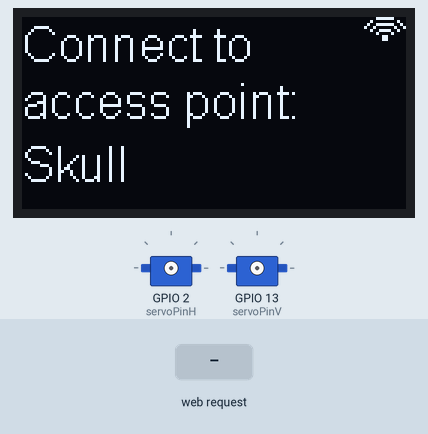
The sketch below on a simulated ESP32. Shown: 128×64 one-colour display, 2 × servo. Inputs (shaded band) come from the test bench. What the sketch prints to the serial monitor is not drawn.

Above: at 2.1 s.
At 12.7 s:
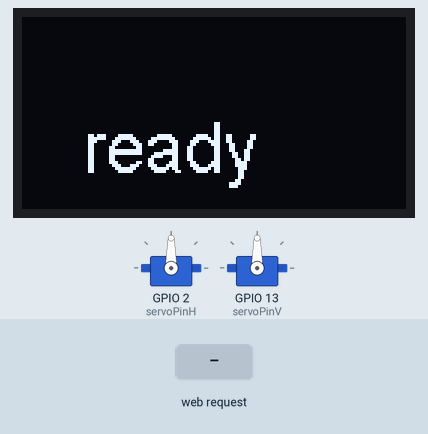
12.8 s: HTTP request GET /?value= received
At 13.7 s:
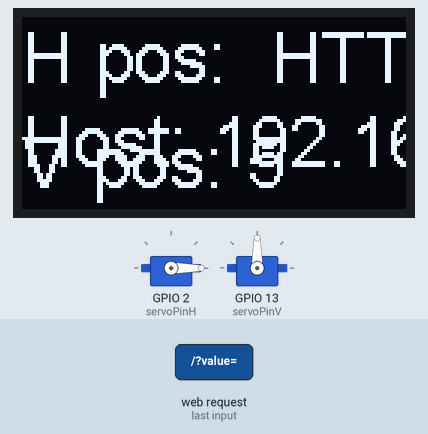
14.8 s: HTTP request GET /servoV/?value= received
At 16.5 s:
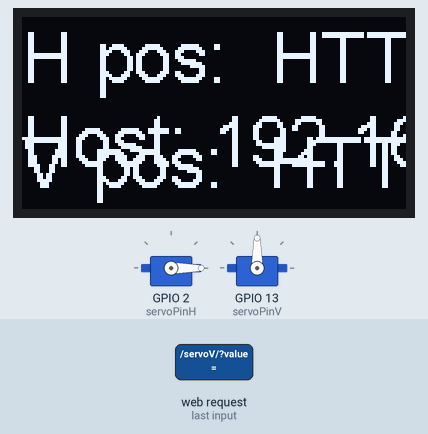
Timing chart, 0 to 18.0 s (numbered marks = the images above; inputs shaded):
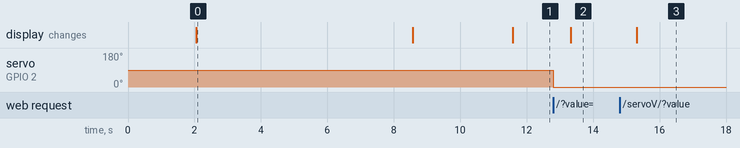

Measured:
- after the input at 12.8 s, servo on GPIO 2 (servoPinH): 90° → 0° at once; the display: changes after 0.52 s (image 2)
- after the input at 14.8 s, the display: changes after 0.52 s (image 3)
- what the display in image 0 shows lasts 6.5 s, from 2.1 s to 8.6 s

The sketch:

ESP32_web_servo_V6_OTA.ino
```cpp
/*********
  Sketch based on Rui Santos at http://randomnerdtutorials.com
  HelTec Automation(TM) ESP32 Series Dev boards OLED draw UI test code by Aaron.Lee from HelTec AutoMation, https://github.com/HelTecAutomation/Heltec_ESP32
  OTA code by Andreas Spiess
*********/

//Point your web browser to http://192.168.4.1
//WiFi AP
#include <WiFi.h>
#include <WiFiClient.h>
#include <WiFiAP.h>

//Servo
#include <Servo.h>

//OLED
#include <heltec.h>
#include "images.h"

//OTA
//#define ESP32_RTOS  // Uncomment this line if you want to use the code with freertos only on the ESP32.  Has to be done before including "OTA.h"
//
//#include "OTA.h"
//#include "credentials.h"
//uint32_t entry;

//Servo (Create servo objects, upto twelve servo objects can be created on most boards)
Servo servoH;
Servo servoV;


// GPIO the servo is attached to

static const int servoPinH = 2;    // pin 02 Horzontal pan
static const int servoPinV = 13;   // pin 13 Vertical tilt

// SSID and password for Soft AP
const char* ssid     = "Skull";
const char* password = "";

// Set web server port number to 80
WiFiServer server(80);

// Variable to store the HTTP request
String header;

// Decode HTTP GET value

String valueStringH = String(5);
String valueStringV = String(5);

int pos1 = 0;
int pos2 = 0;

// Current time
unsigned long currentTime = millis();
// Previous time
unsigned long previousTime = 0;
// Define timeout time in milliseconds (example: 2000ms = 2s)
const long timeoutTime = 2000;


// Blink the builtin LED n times
void blink(int n)
{
  for(int i = 0; i < n; i++)
  {
    digitalWrite(25, LOW);
    delay(250);
    digitalWrite(25, HIGH);
    delay(250);
    digitalWrite(25, LOW);
  }
}

void setup() {
  Serial.begin(115200);

  // Enable OTA updates
//  setupOTA("ESPSkull", mySSID, myPASSWORD);


  // OLED splash screen
  Heltec.begin(true /*DisplayEnable Enable*/, false /*LoRa Disable*/, true /*Serial Enable*/);  //Start OLED

  Heltec.display->clear();
  Heltec.display->drawXbm(0, 0, Skull_width, Skull_height, Skull_bits);
  Heltec.display->setTextAlignment(TEXT_ALIGN_LEFT);
  Heltec.display->setFont(ArialMT_Plain_16);
  Heltec.display->drawStringMaxWidth(50, 20, 128, "WiFi skull controller");
  Heltec.display->display();
  delay(2000);
  Heltec.display->clear();
  Heltec.display->drawXbm(114, 0, WIFI_width, WIFI_height, WIFI_bits);  //WiFi icon
  Heltec.display->drawStringMaxWidth(0, 0, 128, "Connect to access point:");
  Heltec.display->drawStringMaxWidth(0, 40, 128, (ssid));
  Heltec.display->display();
  delay(4000);
  Heltec.display->clear();
  blink(5);
  Heltec.display->drawStringMaxWidth(20, 40, 128, "here we go...");
  Heltec.display->display();
  delay(3000);
  Heltec.display->clear();
   Heltec.display->setFont(ArialMT_Plain_24);
  Heltec.display->drawStringMaxWidth(20, 30, 128, "ready");
  Heltec.display->display();
  Heltec.display->clear();

//  myservo.attach(servoPin);  // attaches the servo on the servoPin to the servo object
  servoH.attach(servoPinH);
  servoV.attach(servoPinV);

// Connect to Wi-Fi network with SSID and password
  Serial.println("Connecting to ");
  Serial.println(ssid);

  WiFi.softAP(ssid);
  IPAddress IP = WiFi.softAPIP();
  Serial.println();
  Serial.println("AP IP Address: ");   // Print local IP address and start web server
  Serial.println(IP);
  server.begin();

  Serial.println("Server started");

}

void loop(){

//OTA
//  #ifdef defined(ESP32_RTOS) && defined(ESP32)
//#else // If you do not use FreeRTOS, you have to regulary call the handle method.
//  ArduinoOTA.handle();
//#endif


//Webserver
  WiFiClient client = server.available();   // Listen for incoming clients

  if (client) {                             // If a new client connects,
    currentTime = millis();
    previousTime = currentTime;
    Serial.println("New Client.");          // print a message out in the serial port
    String currentLine = "";                // make a String to hold incoming data from the client
    while (client.connected() && currentTime - previousTime <= timeoutTime) { // loop while the client's connected
      currentTime = millis();
      if (client.available()) {             // if there's bytes to read from the client,
        char c = client.read();             // read a byte, then
        Serial.write(c);                    // print it out the serial monitor
        header += c;
        if (c == '\n') {                    // if the byte is a newline character
                                            // if the current line is blank, you got two newline characters in a row.
                                            // that's the end of the client HTTP request, so send a response:

  if (currentLine.length() == 0) {
     client.println("HTTP/1.1 200 OK");// HTTP headers always start with a response code (e.g. HTTP/1.1 200 OK) and a content-type so the client knows what's coming, then a blank line:
     client.println("Content-type:text/html");
     client.println("Connection: close");
     client.println();

// Display the HTML web page
     client.println("<!DOCTYPE html><html>");
     client.println("<head><meta name=\"viewport\" content=\"width=device-width, initial-scale=1\">");
     client.println("<link rel=\"icon\" href=\"data:,\">");
    // CSS to style the on/off buttons. Feel free to change the background-color and font-size attributes to fit your preferences
     client.println("<style>body { text-align: center; font-family: \"Trebuchet MS\", Arial; margin-left:auto; margin-right:auto;}");
     client.println(".sliderH {  width: 50%;  height: 25px;  background: #d3d3d3;  outline: none;    opacity: 0.7;  -webkit-transition: .2s;  transition: opacity .2s;}");
     client.println(".sliderV {  position: absolute;  left: 30%;  top: 50%;  width: 50%;  height: 25px;  background: #d3d3d3;  outline: none;  transform: rotate(90deg);  opacity: 0.7;  -webkit-transition: .2s;  transition: opacity .2s;}</style>");
     client.println("<script src=\"https://ajax.googleapis.com/ajax/libs/jquery/3.3.1/jquery.min.js\"></script>");


    // Web Page
     client.println("</head><body><h1>Electric Skull Positioner</h1>");
//     client.println("<p>Position: <span id=\"servoPos\"></span></p>");

    // Horizontal slider
     client.println("<input type=\"range\" min=\"0\" max=\"180\" class=\"sliderH\" id=\"servoSliderH\" onchange=\"servo(this.value)\" value=\""+valueStringH+"\"/>");

     client.println("<script>var sliderH = document.getElementById(\"servoSliderH\");");
     client.println("var servoPH = document.getElementById(\"servoPosH\"); servoPH.innerHTML = sliderH.value;");
     client.println("sliderH.oninput = function() { sliderH.value = this.value; servoPH.innerHTML = this.value; }");
     client.println("$.ajaxSetup({timeout:1000}); function servoH(pos) { ");
     client.println("$.get(\"/servoH/?value=\" + pos + \"&\"); {Connection: close};}</script>");

 // Vertical slider
     client.println("<input type=\"range\" min=\"0\" max=\"180\" class=\"sliderV\" id=\"servoSliderV\" onchange=\"servo(this.value)\" value=\""+valueStringV+"\"/>");

     client.println("<script>var sliderV = document.getElementById(\"servoSliderV\");");
     client.println("var servoPV = document.getElementById(\"servoPosV\"); servoPV.innerHTML = sliderV.value;");
     client.println("sliderV.oninput = function() { sliderV.value = this.value; servoPV.innerHTML = this.value; }");
     client.println("$.ajaxSetup({timeout:1000}); function servoV(pos) { ");
     client.println("$.get(\"/servoV/?value=\" + pos + \"&\"); {Connection: close};}</script>");

//Original slider
     client.println("<script>var slider = document.getElementById(\"servoSlider\");");
     client.println("var servoP = document.getElementById(\"servoPos\"); servoP.innerHTML = slider.value;");
     client.println("slider.oninput = function() { slider.value = this.value; servoP.innerHTML = this.value; }");
     client.println("$.ajaxSetup({timeout:1000}); function servo(pos) { ");
     client.println("$.get(\"/?value=\" + pos + \"&\"); {Connection: close};}</script>");


     client.println("</body></html>");

   //Horizontal Servo GET /?value=180& HTTP/1.1
     if(header.indexOf("GET /?value=")>=0) {
        pos1 = header.indexOf('=');
        pos2 = header.indexOf('&');
        valueStringH = header.substring(pos1+1, pos2);

   // Horizontal servo rotate
        servoH.write(valueStringH.toInt());
        Serial.println(valueStringH);
   }

   //Vertical Servo GET /?value=180& HTTP/1.1
     if(header.indexOf("GET /servoV/?value=")>=0) {
        pos1 = header.indexOf('=');
        pos2 = header.indexOf('&');
        valueStringV = header.substring(pos1+1, pos2);

   // Vertical servo rotate
        servoH.write(valueStringV.toInt());
        Serial.println(valueStringV);
   }

//Realtime position display on OLED
     Heltec.display->clear();
     Heltec.display->setTextAlignment(TEXT_ALIGN_LEFT);
     Heltec.display->setFont(ArialMT_Plain_24);
     Heltec.display->drawString(0, 0, "H pos: "+String(valueStringH));
     Heltec.display->drawString(0,35, "V pos: "+String(valueStringV));
     blink(1);
     Heltec.display->display();


            // The HTTP response ends with another blank line
            client.println();
            // Break out of the while loop
            break;
          } else { // if you got a newline, then clear currentLine
            currentLine = "";
          }
        } else if (c != '\r') {  // if you got anything else but a carriage return character,
          currentLine += c;      // add it to the end of the currentLine
        }
      }
    }
    // Clear the header variable
    header = "";
    // Close the connection
    client.stop();
    Serial.println("Client disconnected.");
    Serial.println("");
  }
}
```

Source omitted: images.h (data table, 4173 bytes)
